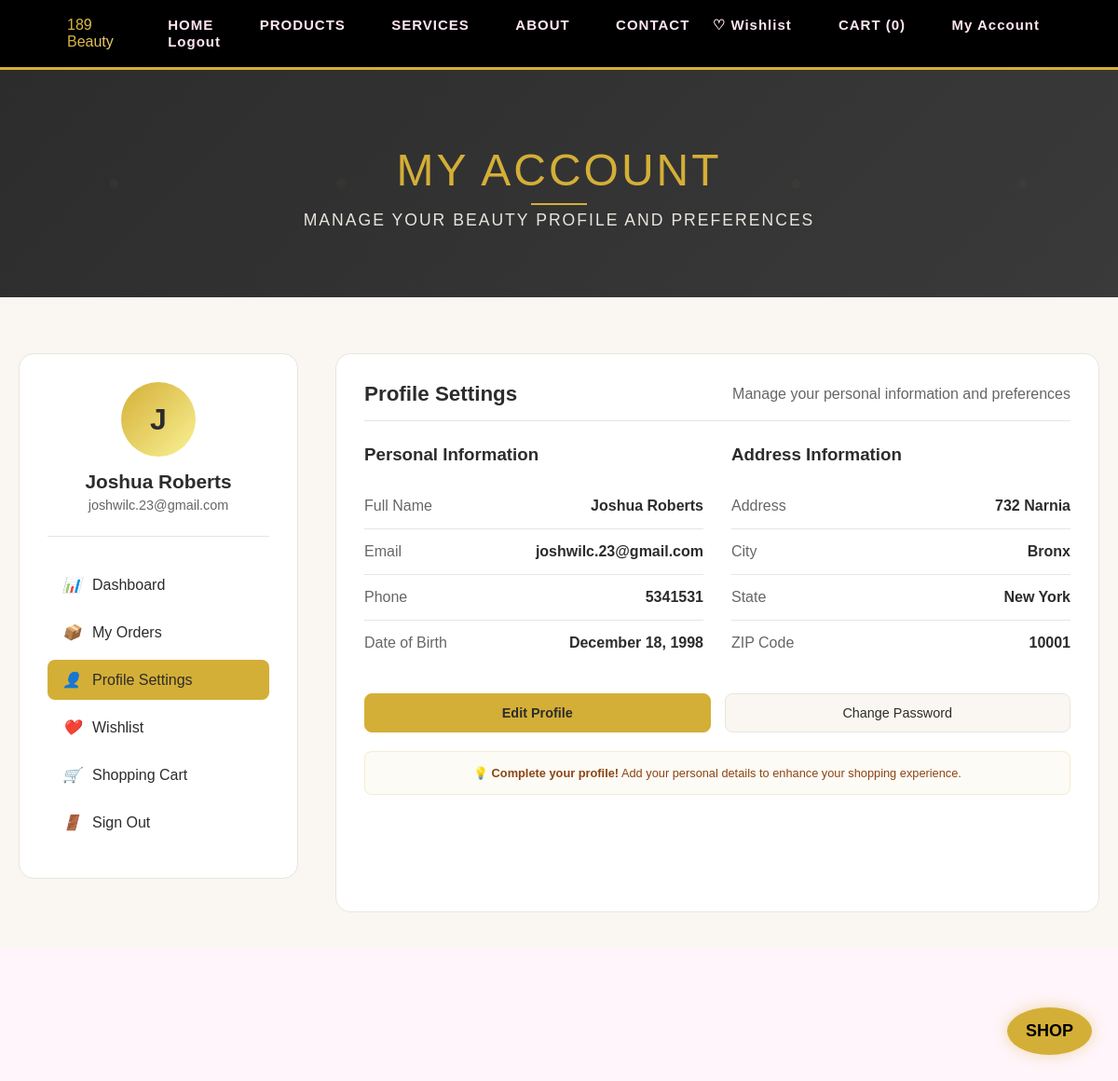
The app's page /account.php?tab=profile (signed in) with its own data.
### tables this page shows
CREATE TABLE `users` (
  `id` int(11) NOT NULL,
  `username` varchar(255) DEFAULT NULL,
  `email` varchar(255) DEFAULT NULL,
  `password` varchar(255) DEFAULT NULL,
  `cart_data` text DEFAULT NULL,
  `wishlist_data` text DEFAULT NULL,
  `first_name` varchar(100) DEFAULT NULL,
  `last_name` varchar(100) DEFAULT NULL,
  `phone` varchar(20) DEFAULT NULL,
  `address` text DEFAULT NULL,
  `city` varchar(100) DEFAULT NULL,
  `state` varchar(50) DEFAULT NULL,
  `zip_code` varchar(20) DEFAULT NULL,
  `date_of_birth` date DEFAULT NULL,
  `created_at` timestamp NOT NULL DEFAULT current_timestamp(),
  `updated_at` timestamp NOT NULL DEFAULT current_timestamp() ON UPDATE current_timestamp(),
  `email_notifications` tinyint(1) DEFAULT 1,
  `order_updates` tinyint(1) DEFAULT 1,
  `promotional_emails` tinyint(1) DEFAULT 1,
  `notification_updated_at` timestamp NULL DEFAULT NULL,
  `verification_token` varchar(64) DEFAULT NULL,
  `verification_expires` datetime DEFAULT NULL,
  `is_verified` tinyint(1) DEFAULT 0,
  `reset_token` varchar(64) DEFAULT NULL,
  `reset_expires` datetime DEFAULT NULL
);

### account.php (the view, shortened to what this page needs)
<?php
include 'includes/header.php';
include 'includes/db.php';
$user_id = $_SESSION['user_id'];
$stmt = $conn->prepare("SELECT username, email, first_name, last_name, phone, address, city, state, zip_code, date_of_birth,
                       email_notifications, order_updates, promotional_emails
                       FROM users WHERE id = ?");
$stmt->bind_param("i", $user_id);
$stmt->execute();
$result = $stmt->get_result();
$user = $result->fetch_assoc();
$active_tab = isset($_GET['tab']) ? $_GET['tab'] : 'dashboard';
?>
<!DOCTYPE html>
<html lang="en">
<head>
</head>
<body>
    <section class="account-hero">
        <div class="hero-content">
            <h1 class="account-title">MY ACCOUNT</h1>
            <p class="account-subtitle">MANAGE YOUR BEAUTY PROFILE AND PREFERENCES</p>
        </div>
    </section>
    <div class="main-content">
        <section class="account-section">
            <div class="account-container">
                <div class="account-sidebar">
                    <div class="user-profile">
                        <div class="user-avatar">
                            <?= strtoupper(substr($user['username'], 0, 1)) ?>
                        </div>
                        <h3 class="user-name">
                            <?= !empty($user['first_name']) && !empty($user['last_name'])
                                ? htmlspecialchars($user['first_name'] . ' ' . $user['last_name'])
                                : htmlspecialchars($user['username']) ?>
                        </h3>
                        <p class="user-email"><?= htmlspecialchars($user['email']) ?></p>
                    </div>
                    <nav class="sidebar-nav">
                        <a href="account.php?tab=dashboard" class="nav-item <?= $active_tab == 'dashboard' ? 'active' : '' ?>">
                            <i>📊</i> Dashboard
                        </a>
                        <a href="account.php?tab=orders" class="nav-item <?= $active_tab == 'orders' ? 'active' : '' ?>">
                            <i>📦</i> My Orders
                        </a>
                        <a href="account.php?tab=profile" class="nav-item <?= $active_tab == 'profile' ? 'active' : '' ?>">
                            <i>👤</i> Profile Settings
                        </a>
                        <a href="wishlist.php" class="nav-item">
                            <i>❤️</i> Wishlist
                        </a>
                        <a href="cart.php" class="nav-item">
                            <i>🛒</i> Shopping Cart
                        </a>
                        <a href="logout.php" class="nav-item">
                            <i>🚪</i> Sign Out
                        </a>
                    </nav>
                </div>
                <div class="account-main">
                    <div class="tab-content <?= $active_tab == 'profile' ? 'active' : '' ?>" id="profile-tab">
                        <div class="account-card full-width">
                            <div class="card-header">
                                <h2 class="card-title">Profile Settings</h2>
                                <p class="card-subtitle">Manage your personal information and preferences</p>
                            </div>
                            <div style="display: grid; grid-template-columns: 1fr 1fr; gap: 30px;">
                                <div>
                                    <h3 style="margin-bottom: 20px; color: var(--dark-charcoal);">Personal Information</h3>
                                    <div class="info-list">
                                        <div class="info-item">
                                            <span class="info-label">Full Name</span>
                                            <span class="info-value">
                                                <?= !empty($user['first_name']) && !empty($user['last_name'])
                                                    ? htmlspecialchars($user['first_name'] . ' ' . $user['last_name'])
                                                    : 'Not set' ?>
                                            </span>
                                        </div>
                                        <div class="info-item">
                                            <span class="info-label">Email</span>
                                            <span class="info-value"><?= htmlspecialchars($user['email']) ?></span>
                                        </div>
                                        <div class="info-item">
                                            <span class="info-label">Phone</span>
                                            <span class="info-value">
                                                <?= !empty($user['phone']) ? htmlspecialchars($user['phone']) : 'Not set' ?>
                                            </span>
                                        </div>
                                        <div class="info-item">
                                            <span class="info-label">Date of Birth</span>
                                            <span class="info-value">
                                                <?= !empty($user['date_of_birth'])
                                                    ? date('F j, Y', strtotime($user['date_of_birth']))
                                                    : 'Not set' ?>
                                            </span>
                                        </div>
                                    </div>
                                </div>
                                <div>
                                    <h3 style="margin-bottom: 20px; color: var(--dark-charcoal);">Address Information</h3>
                                    <div class="info-list">
                                        <div class="info-item">
                                            <span class="info-label">Address</span>
                                            <span class="info-value">
                                                <?= !empty($user['address']) ? htmlspecialchars($user['address']) : 'Not set' ?>
                                            </span>
                                        </div>
                                        <div class="info-item">
                                            <span class="info-label">City</span>
                                            <span class="info-value">
                                                <?= !empty($user['city']) ? htmlspecialchars($user['city']) : 'Not set' ?>
                                            </span>
                                        </div>
                                        <div class="info-item">
                                            <span class="info-label">State</span>
                                            <span class="info-value">
                                                <?= !empty($user['state']) ? htmlspecialchars($user['state']) : 'Not set' ?>
                                            </span>
                                        </div>
                                        <div class="info-item">
                                            <span class="info-label">ZIP Code</span>
                                            <span class="info-value">
                                                <?= !empty($user['zip_code']) ? htmlspecialchars($user['zip_code']) : 'Not set' ?>
                                            </span>
                                        </div>
                                    </div>
                                </div>
                            </div>
                            <div class="quick-actions" style="margin-top: 30px;">
                                <a href="profile.php" class="action-btn primary">Edit Profile</a>
                                <button onclick="openChangePassword()" class="action-btn">Change Password</button>
                            </div>
                            <div class="setup-prompt" style="margin-top: 20px;">
                                💡 <strong>Complete your profile!</strong>
                                Add your personal details to enhance your shopping experience.
                            </div>
                        </div>
                    </div>
                </div>
            </div>
        </section>
    </div>
    <?php include 'includes/footer.php'; ?>
</body>
</html>

### css/style.css (style rules this page uses)
* { margin: 0; padding: 0; box-sizing: border-box; }
body { font-family: 'Poppins', sans-serif; background: #fff5fa; color: #000; overflow-x: hidden; }
.fade-in { animation: fadeIn 1s ease-in forwards; }
html { height: 100%; }
body { min-height: 100vh; display: flex; flex-direction: column; }

### records on screen
users: username "J", first_name+last_name "Joshua Roberts", email "joshwilc.23@gmail.com", phone "5341531", date_of_birth "December 18, 1998", address "732 Narnia", city "Bronx", state "New York", zip_code "10001"

### other values on screen
count($_SESSION['cart']) "0"
